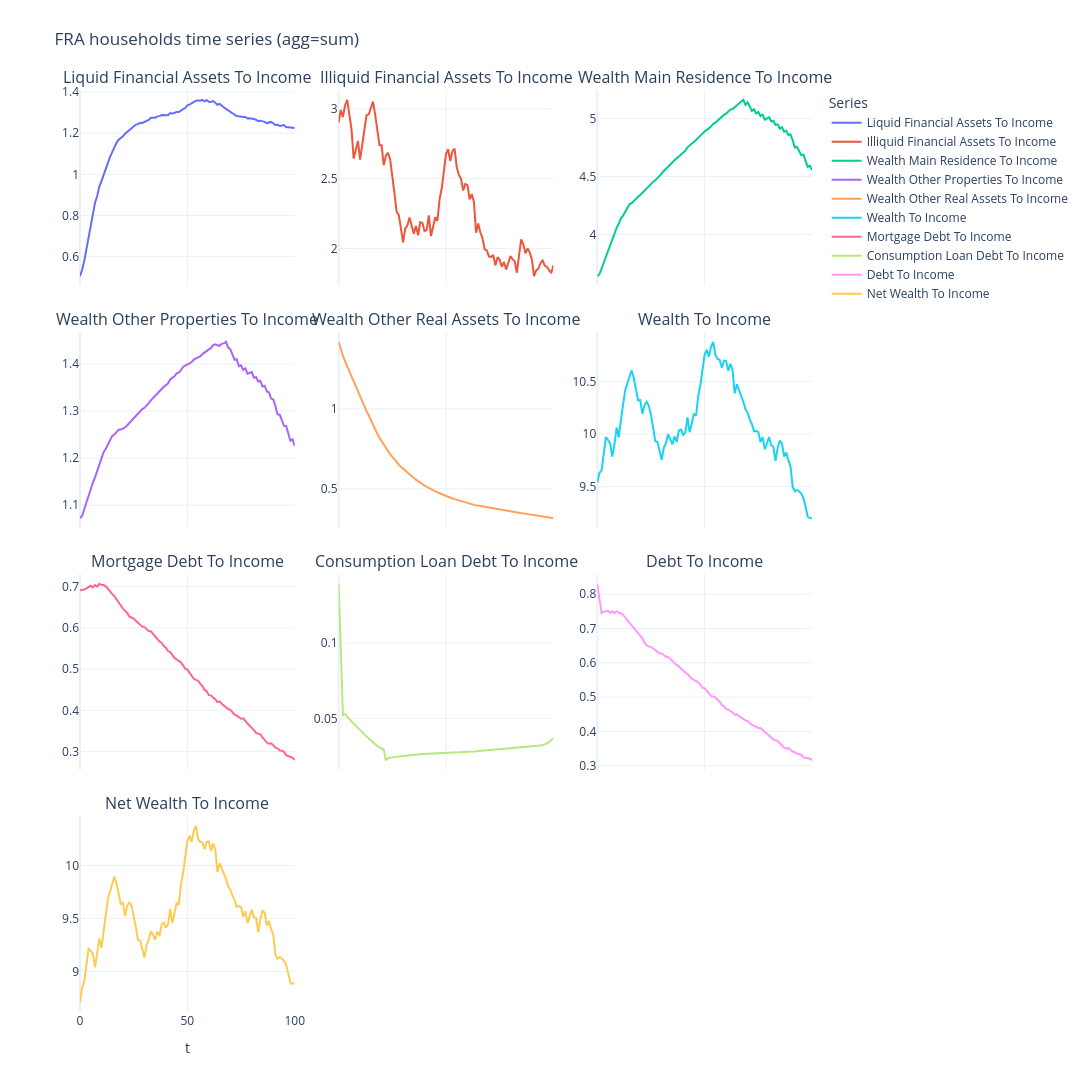

The cell this chart's notebook holds for it:
### Code cell
from src.visual_helpers import plot_agent_timeseries  # noqa: E402


hh_balance_sheet_vars = [
    "liquid_financial_assets",
    "illiquid_financial_assets",
    "wealth_main_residence",
    "wealth_other_properties",  # other properties, not main residence
    "wealth_other_real_assets", # other real assets, not properties
    "wealth",  # gross wealth
    "mortgage_debt",
    "consumption_loan_debt",
    "debt",
    "net_wealth",  # wealth after liabilities
]


hh_ts = model.countries["FRA"].households.ts
months_per_period = model.timestep.increment
if months_per_period <= 0:
    raise ValueError("The timestep increment must be positive.")

annualization_factor = 12.0 / months_per_period

employee = np.asarray(hh_ts.historic("income_employee"), dtype=float)
transfers = np.asarray(hh_ts.historic("income_social_transfers"), dtype=float)

if employee.ndim != 2 or employee.shape != transfers.shape:
    raise ValueError("Income series must have matching time-by-household shapes.")

annual_income = annualization_factor * np.sum(employee + transfers, axis=1)
if not np.all(np.isfinite(annual_income)):
    raise ValueError("Annual non-property income contains non-finite values.")
if np.any(annual_income == 0):
    warnings.warn("Zero aggregate income: corresponding ratios will be NaN.")

ratio_vars = []
for name in hh_balance_sheet_vars:
    values = np.asarray(hh_ts.historic(name), dtype=float)
    if values.shape != employee.shape:
        raise ValueError(f"{name} does not match the income series shape.")
    if not np.all(np.isfinite(values)):
        raise ValueError(f"{name} contains non-finite values.")

    ratio_name = f"{name}_to_income"
    ratios = np.divide(
        values.sum(axis=1),
        annual_income,
        out=np.full(annual_income.shape, np.nan),
        where=annual_income != 0,
    )
    hh_ts.dicts[ratio_name] = ratios.tolist()
    ratio_vars.append(ratio_name)

fig = plot_agent_timeseries(
    model,
    "FRA",
    "households",
    ratio_vars,
    agg="sum",
    show_legend=True,
    show=False,
    base_height=300,
    base_width=600,
)
fig.show()
